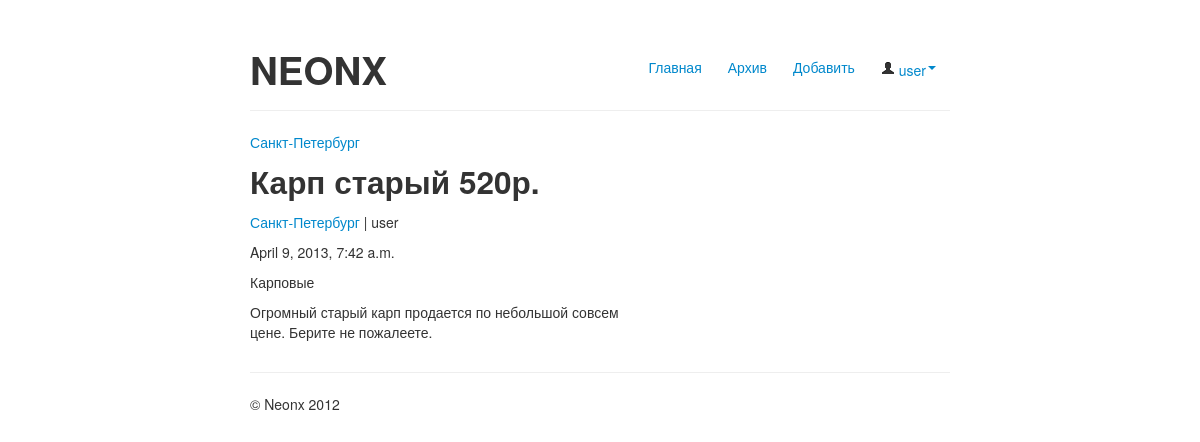
/sankt-peterburg (signed in), run on the app's committed database.
### ad/models.py (models this page shows, shortened)
class City(models.Model):
    title = models.CharField(max_length=30, verbose_name = 'Город')
    name = models.CharField(max_length=30, verbose_name='Город транслитом')
    class Meta:
        verbose_name = 'Город'
        verbose_name_plural = 'Города'

class Ad(models.Model):
    title = models.CharField(max_length=50, verbose_name = 'Заголовок')
    description = models.TextField(verbose_name = 'Описание')
    timestamp = models.DateTimeField(default=datetime.now())
    price = models.IntegerField(verbose_name = 'Цена')
    category = models.ForeignKey(Category, verbose_name = 'Категория')
    city = models.ForeignKey(City, verbose_name = 'Город')
    user = models.ForeignKey(User)
    image = models.ImageField(upload_to='images', blank=True, default='images/default.jpg', verbose_name = 'Фото')
    class Meta:
        ordering = ('-timestamp',)
        verbose_name = 'Объявление'
        verbose_name_plural = 'Объявления'

class Category(models.Model):
    title = models.CharField(max_length=30, verbose_name = 'Категория')
    name = models.CharField(max_length=30, verbose_name='Категория транслитом')
    class Meta:
        verbose_name = 'Категория'
        verbose_name_plural = 'Категории'
    def __unicode__(self):
        return self.title

### ad/views.py (the view)
def cityarchive(request, urlcity):
    city = City.objects.get(name = urlcity)
    ads = city.ad_set.all()
    return render_to_response("cityarchive.html", {'ads' : ads, 'city' : city,}, RequestContext(request))

### ad/templates/cityarchive.html
﻿{% extends "base.html" %}
{% block content %}
    <a href="/">{{ city.title }}</a>
    {% include "archive.html" %}
{% endblock %}

### ad/templates/base.html (shortened to what this page needs)
<!DOCTYPE html>
<head>
    {% load static from staticfiles %}
    <link rel="stylesheet" type="text/css" href="{% static 'css/bootstrap.css'%}" />
    <link rel="stylesheet" type="text/css" href="{% static 'css/bootstrap-responsive.css'%}" />
    <link rel="stylesheet" type="text/css" href="{% static 'css/main.css'%}" />
</head>
<body>
    <div class="container-narrow">
        <div class="mast-head">
            <ul class="nav nav-pills pull-right">
                <li class="{% ifequal request.path '/'%}active{% endifequal %}"><a href="{% url 'ad.views.home' %}">Главная</a></li>
                <li class="{% ifequal request.path '/archive'%}active{% endifequal %}"><a href="{% url 'ad.views.archive' %}">Архив</a></li>
                <li class="{% ifequal request.path '/addition'%}active{% endifequal %}"><a href="{% url 'ad.views.addition' %}">Добавить</a></li>
                {% if not user.is_authenticated %}
                    <li class="{% ifequal request.path '/login'%}active{% endifequal %}"><a href="{% url 'ad.views.login_user' %}">Вход</a></li>
                {% else %}
                <li class="dropdown">
                    <a class="dropdown-toggle" data-toggle="dropdown" href="#"><i class="icon-user"></i>
                        {{ user.username }}<b class="caret"></b></a>
                </li>
                {% endif %}
            </ul>
            <h1>NEONX</h1>
        </div>
        <hr>
        {% block content %}
        {% endblock %}
        <hr>
        <p>© Neonx 2012</p>
    </div>
</body>

### ad/templates/archive.html (shortened to what this page needs)
﻿{% block content %}
    {% load thumbnail %}
    {% for ad in ads %}
        <h2>{{ ad.title }} {{ad.price}}р.</h2>
        <div class="row-fluid">
            <div class="span7">
                <p><a href="/{{ ad.city.name }}">{{ ad.city.title }}</a> | {{ ad.user }}</p>
                <p>{{ ad.timestamp }} </p>
                <p>{{ ad.category }} </p>
                <p>{{ ad.description }}</p>
            </div>
            <div class="span5 text-center">
            </div>
        </div>
    {% endfor %}
{% endblock %}

### static/css/main.css (style rules this page uses)
body { padding-top: 20px; padding-bottom: 40px; }
.container-narrow { margin: 0 auto; max-width: 700px; }

### data on the page
City: title "Санкт-Петербург"
Ad: title "Карп старый", price "520", city "Санкт-Петербург", user "user", timestamp "April 9, 2013, 7:42 a.m.", category "Карповые", description "Огромный старый карп продается по небольшой совсем цене. Берите не пожалеете."

### other printed values
{{ user.username }} "user"
